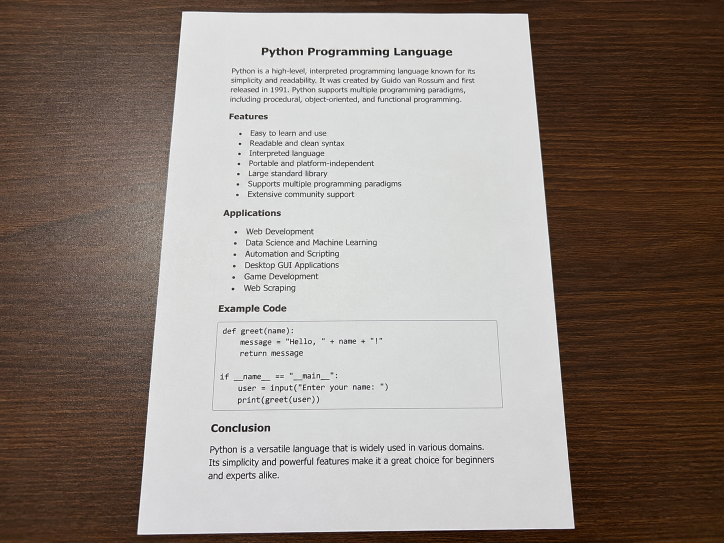
#> input picture input/document.png, 1448 x 1086 px (shown at 1/2 size)
$ python contour_detection.py
#> lines starting #> are read from the running program, lines starting #| are printed output that depends on the picture; after the words box and inside, x2 and y2 are one past the last pixel; in counts of white or black regions, pixels touching at a corner belong together
import cv2

# Read image
image = cv2.imread("input/document.png")
#> image is the input picture: shape (1086, 1448, 3); mean B, G, R 128.6, 135.5, 146.2

if image is None:
    print("Image not found!")
    exit()

# Resize image
image = cv2.resize(image, (800, 600))
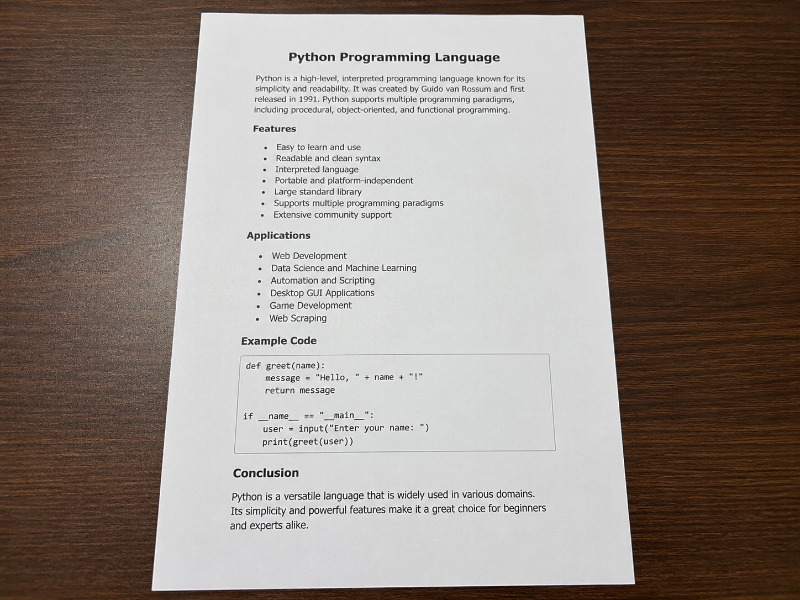
#> image: shape (600, 800, 3); mean B, G, R 128.5, 135.4, 146.1

# Convert to grayscale
gray = cv2.cvtColor(image, cv2.COLOR_BGR2GRAY)
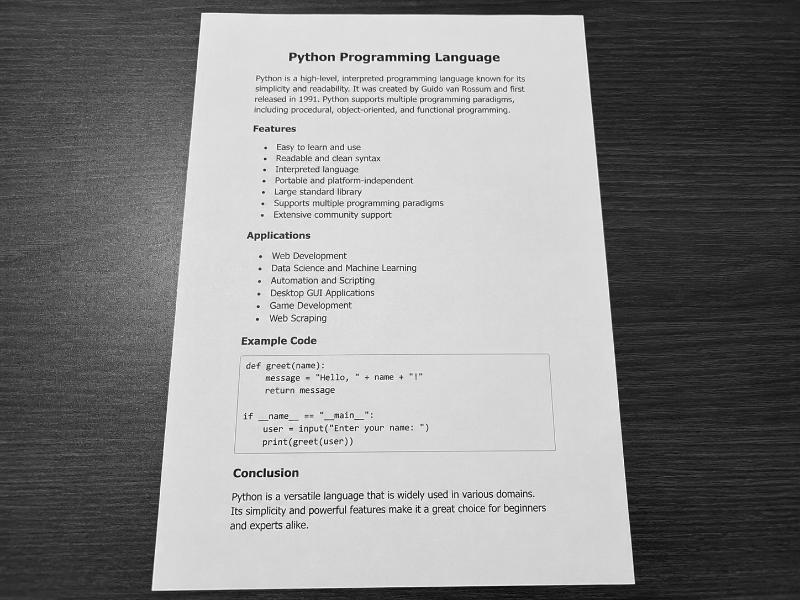
#> gray: shape (600, 800); min 1, max 255, mean 137.8

# Blur image
blur = cv2.GaussianBlur(gray, (5, 5), 0)

# Detect edges
edges = cv2.Canny(blur, 75, 200)
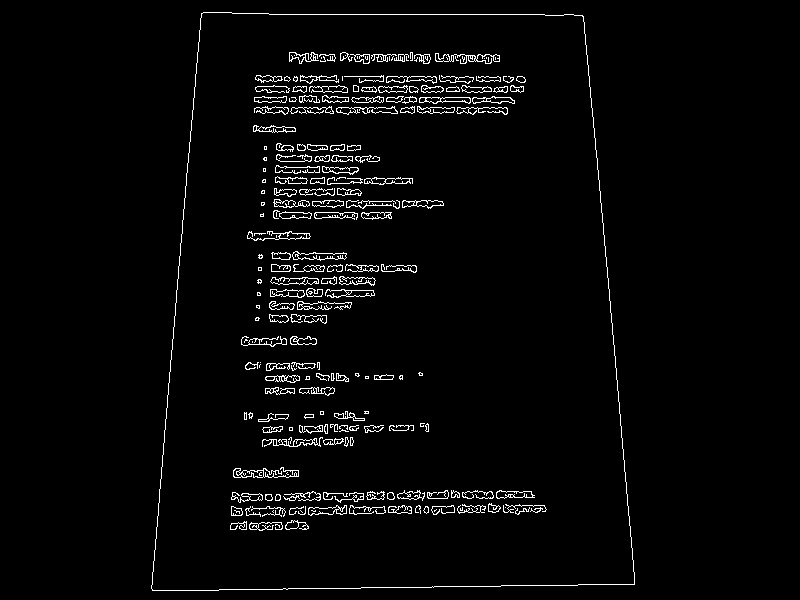
#> edges: shape (600, 800); 2.9% white in thin lines or dots, all inside (x1, y1, x2, y2) = (151, 12, 635, 591)

# Find contours
contours, hierarchy = cv2.findContours(
    edges,
    cv2.RETR_EXTERNAL,
    cv2.CHAIN_APPROX_SIMPLE
)
#> contours = 1 contour; box (x1, y1, x2, y2) and area: (151, 12, 635, 591) 248436

# Sort contours by area
contours = sorted(
    contours,
    key=cv2.contourArea,
    reverse=True
)

# Check contours
for contour in contours:

    area = cv2.contourArea(contour)

    # Ignore very small objects
    if area < 1000:
        continue

    # Approximate contour
    perimeter = cv2.arcLength(contour, True)

    epsilon = 0.02 * perimeter

    approx = cv2.approxPolyDP(
        contour,
        epsilon,
        True
    )

    # Check if contour has 4 corners
    if len(approx) == 4:

        print("Document detected!")
        print("Area:", area)

        # Draw the detected document
        cv2.drawContours(
            image,
            [approx],
            -1,
            (0, 255, 0),
            3
        )

        break
#> this loop made 1 pass
#> (area, perimeter, epsilon, approx) on pass 1: (248436.5, 2058.3, 41.17, [[201, 13], [152, 590], [634, 584], [583, 16]])
#| Document detected!
#| Area: 248436.5
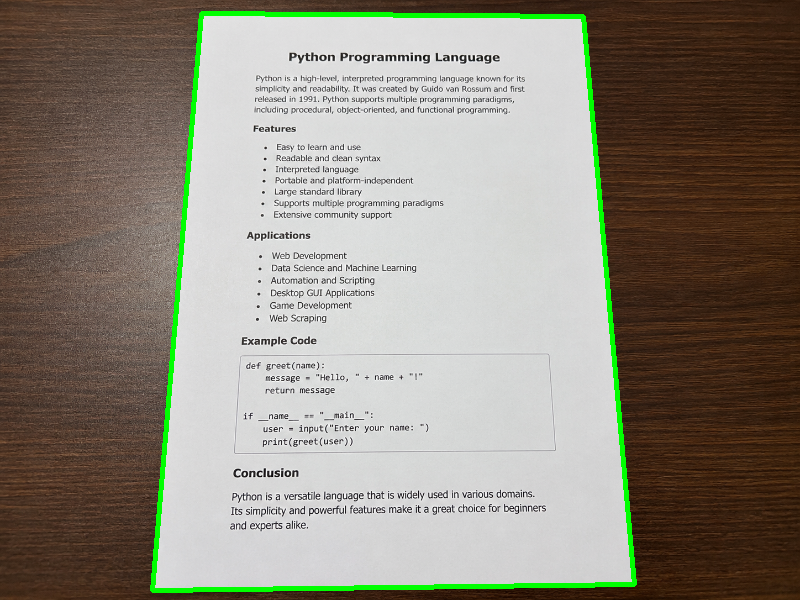
#> image: shape (600, 800, 3); 2.09% of pixels changed, all inside (x1, y1, x2, y2) = (150, 11, 637, 593)

# Show result
cv2.imshow("Detected Document", image)
cv2.imshow("Edges", edges)

cv2.waitKey(0)
cv2.destroyAllWindows()
